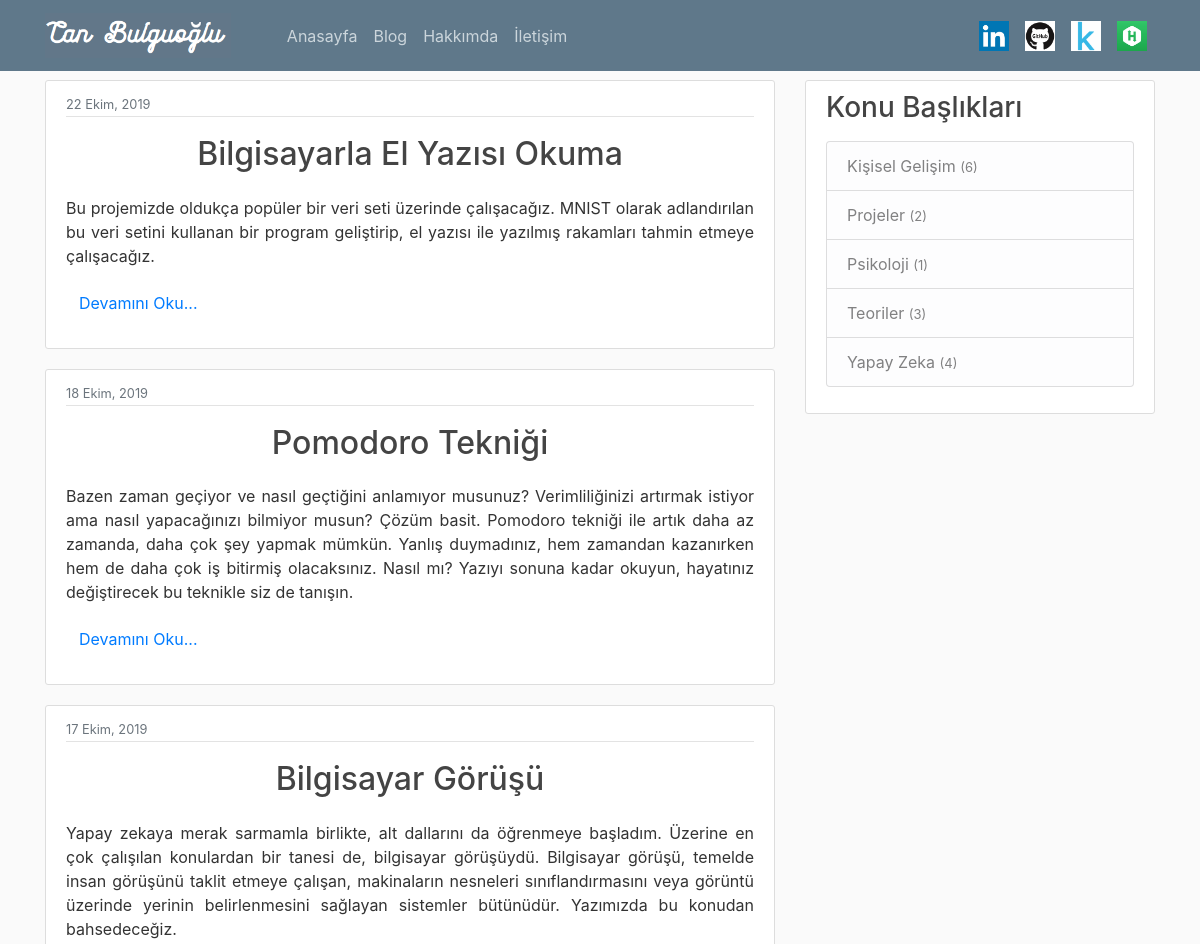
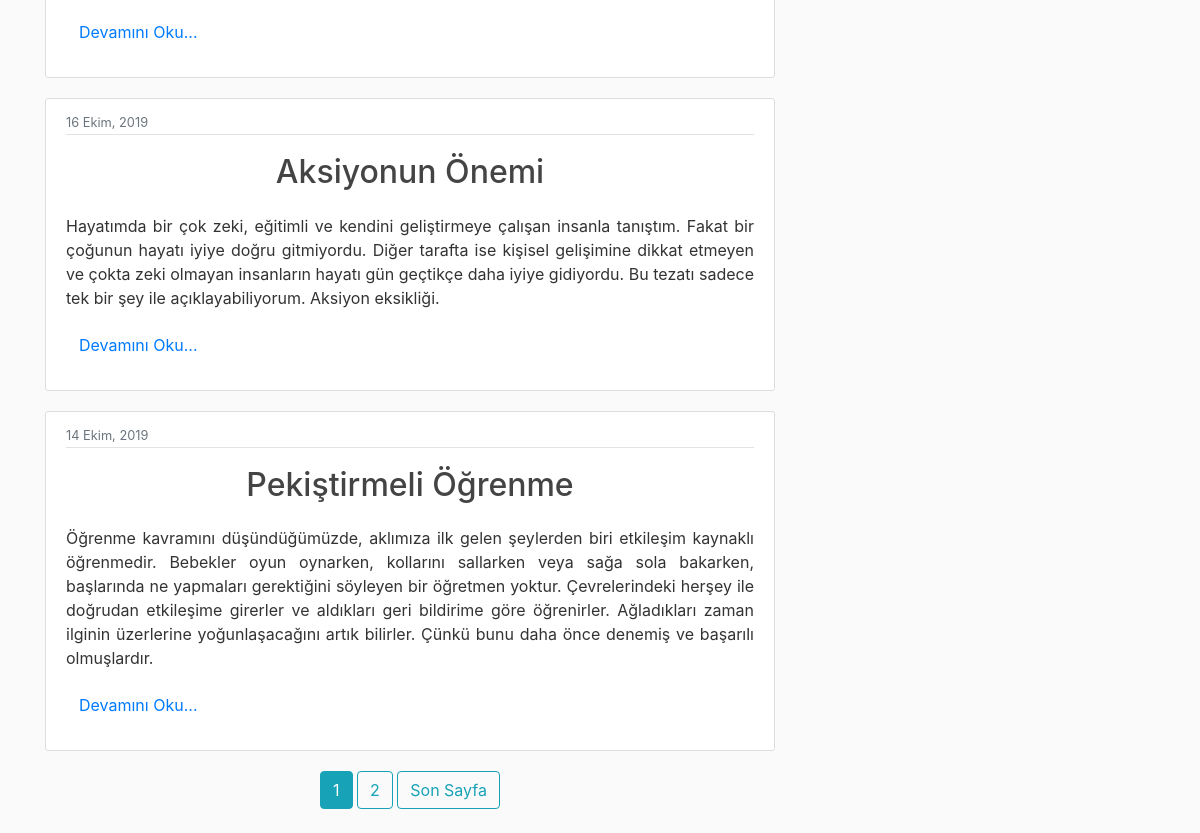
The page / on the database its author committed (2 pictures, top to bottom).
### blog/models.py (models this page shows, shortened)
class Post(models.Model):
    title = models.CharField(max_length= 100)
    first =models.TextField()
    konu = models.TextField()
    content = models.TextField()
    date_posted = models.DateTimeField(default= timezone.now)
    author = models.ForeignKey(User, on_delete=models.CASCADE) #delete posts when user is deleted

### blog/views.py (the view)
# urls.py: path('', PostListView.as_view(), name='blog-home'),
class PostListView(ListView):
    model = Post
    template_name = 'blog/deneme.html' #orjinal template app/model_viewtype
    context_object_name = 'posts' #orjinal objectlist
    ordering = ['-date_posted'] #negatif ile yeniden eskiye sıralanırself.
    paginate_by = 5
    def get_context_data(self, **kwargs):
        context = super(ListView, self).get_context_data(**kwargs)
        context['konular'] = Post.objects.values_list('konu').annotate(Count('konu'))
        return context

### blog/templates/blog/deneme.html (shortened to what this page needs)
{% extends "blog/base.html" %}
{% block content %}
    {% for post in posts%}
    <article class="media content-section" >
      <div class="media-body">
        <div class="article-metadata">
          <small class="text-muted">{{ post.date_posted|date:"d F, Y" }}</small>
        </div>
        <h2 align="middle" ><a class="article-title" href="{% url 'post-detail' post.id %}">{{ post.title }}</a></h2>
        <div align="justify" class = "post_body" >
      <p class="article-content">{{ post.first|urlize }}</p>
      <p>
      <button class="btn btn-link" align="justify" onclick="showmore({{post.id}})" id="butt{{post.id}}">Devamını Oku...</button>
      </p>
        </div>
      </div>
    </article>
    {% endfor %}
  <div align='middle'>
    {% if is_paginated %}
      {% for num in page_obj.paginator.page_range %}
        {% if page_obj.number == num %}
          <a class="btn btn-info mb-4"   href="?page={{ num }}">{{ num }}</a>
        {% elif num > page_obj.number|add:'-2' and num < page_obj.number|add:'+2' %}
          <a class="btn btn-outline-info mb-4"   href="?page={{ num }}">{{ num }}</a>
        {%endif%}
      {% endfor %}
      {% if page_obj.has_next %}
        <a class="btn btn-outline-info mb-4"   href="?page={{ page_obj.paginator.num_pages }}">Son Sayfa</a>
      {% endif %}
    {%endif%}
    </div>
{% endblock content%}

### blog/templates/blog/base.html (shortened to what this page needs)
{% load static %}
<!DOCTYPE html>
<html lang="en" dir="ltr">
  <head>
    <link rel="stylesheet" href="https://maxcdn.bootstrapcdn.com/bootstrap/4.0.0/css/bootstrap.min.css">
    <link rel="stylesheet" type= "text/css" href="{% static 'blog/main.css'%}">
  </head>
  <body>
    <header class="site-header">
  <nav class="navbar navbar-expand-md navbar-dark bg-steel fixed-top">
    <div class="container">
      <a href="{% url 'blog-home'%}" class="navbar-brand mr-4" ><img height="45" src="{%static 'blog/logo.png'%}" alt=""></a>
      <div class="collapse navbar-collapse" id="navbarToggle">
        <div class="navbar-nav mr-auto">
          <a class="nav-item nav-link" href="{% url 'blog-home'%}">Anasayfa</a>
          <a class="nav-item nav-link" href="{% url 'blog-home'%}">Blog</a>
          <a class="nav-item nav-link" href="/about">Hakkımda</a>
          <a class="nav-item nav-link" href="{% url 'blog-email'%}">İletişim</a>
        </div>
        <div class="navbar-nav">
          <a class="nav-item nav-link" href="https://www.linkedin.com/in/can-bulguoglu-75974665/" target="_blank"><img height="30" src="{%static 'blog/in.jpeg'%}"></a>
          <a class="nav-item nav-link" href="https://www.github.com/canbul" target="_blank"><img height="30" src="{%static 'blog/github.gif'%}"></a>
          <a class="nav-item nav-link" href="https://www.kaggle.com/canbul" target="_blank"><img height="30" src="{%static 'blog/kaggle.png'%}"></a>
          <a class="nav-item nav-link" href="https://www.hackerrank.com/canbulguoglu" target="_blank"><img height="30" src="{%static 'blog/hacker.jpeg'%}"></a>
        </div>
      </div>
    </div>
  </nav>
</header>
<main role="main" class="container">
  <div class="row">
  <div class="col-md-8">
    {% block content %}{% endblock %}
  </div>
  <div class="col-md-4">
    <div class="content-section">
      <h3>Konu Başlıkları</h3>
      <p class='text-muted'>
        <ul class="list-group">
          {% for post in konular%}
          <a class="list-group-item list-group-item-light" href="{% url 'post-subject' post.0%}">{{ post.0 }} <font size="2">({{ post.1 }})</font></a>
          {% endfor %}
        </ul>
      </p>
    </div>
  </div>
  </div>
  </main>
  </body>
</html>

### blog/static/blog/main.css (style rules this page uses)
body { background: #fafafa; color: #333333; margin-top: 5rem; }
h1, h2, h3, h4, h5, h6 { color: #444444; }
ul { margin: 0; }
.bg-steel { background-color: #5f788a; }
.site-header .navbar-nav .nav-link { color: #cbd5db; }
.content-section { background: #ffffff; padding: 10px 20px; border: 1px solid #dddddd; border-radius: 3px; margin-bottom: 20px; }
.article-title { color: #444444; white-space: pre-line; line-height: 50pt; }
.article-content { white-space: pre-line; }
.article-metadata { padding-bottom: 1px; margin-bottom: 4px; border-bottom: 1px solid #e3e3e3 }

### rows shown on the page
Post: date_posted "22 Ekim, 2019", title "Bilgisayarla El Yazısı Okuma", first "Bu projemizde oldukça popüler bir veri seti üzerinde çalışacağız. MNIST olarak adlandırılan bu veri setini kullanan bir program geliştirip, el yazısı ile yazılmış rakamları tahmin etmeye çalışacağız."
Post: date_posted "18 Ekim, 2019", title "Pomodoro Tekniği", first "Bazen zaman geçiyor ve nasıl geçtiğini anlamıyor musunuz? Verimliliğinizi artırmak istiyor ama nasıl yapacağınızı bilmiyor musun? Çözüm basit. Pomodoro tekniği ile artık daha az zamanda, daha çok şey yapmak mümkün. Yanlış duymadınız, hem zamandan kazanırken hem de daha çok iş bitirmiş olacaksınız. Nasıl mı? Yazıyı sonuna kadar okuyun, hayatınız değiştirecek bu teknikle siz de tanışın."
Post: date_posted "17 Ekim, 2019", title "Bilgisayar Görüşü", first "Yapay zekaya merak sarmamla birlikte, alt dallarını da öğrenmeye başladım. Üzerine en çok çalışılan konulardan bir tanesi de, bilgisayar görüşüydü. Bilgisayar görüşü, temelde insan görüşünü taklit etmeye çalışan, makinaların nesneleri sınıflandırmasını veya görüntü üzerinde yerinin belirlenmesini sağlayan sistemler bütünüdür. Yazımızda bu konudan bahsedeceğiz."
Post: date_posted "16 Ekim, 2019", title "Aksiyonun Önemi", first "Hayatımda bir çok zeki, eğitimli ve kendini geliştirmeye çalışan insanla tanıştım. Fakat bir çoğunun hayatı iyiye doğru gitmiyordu. Diğer tarafta ise kişisel gelişimine dikkat etmeyen ve çokta zeki olmayan insanların hayatı gün geçtikçe daha iyiye gidiyordu. Bu tezatı sadece tek bir şey ile açıklayabiliyorum. Aksiyon eksikliği."
Post: date_posted "14 Ekim, 2019", title "Pekiştirmeli Öğrenme", first "Öğrenme kavramını düşündüğümüzde, aklımıza ilk gelen şeylerden biri etkileşim kaynaklı öğrenmedir. Bebekler oyun oynarken, kollarını sallarken veya sağa sola bakarken, başlarında ne yapmaları gerektiğini söyleyen bir öğretmen yoktur. Çevrelerindeki herşey ile doğrudan etkileşime girerler ve aldıkları geri bildirime göre öğrenirler. Ağladıkları zaman ilginin üzerlerine yoğunlaşacağını artık bilirler. Çünkü bunu daha önce denemiş ve başarılı olmuşlardır."

### other values the page prints
{{ num }} "1"
{{ num }} "2"
{{ post.0 }} "Kişisel Gelişim" "Projeler" "Psikoloji" "Teoriler" "Yapay Zeka"
{{ post.1 }} "6" "2" "1" "3" "4"
